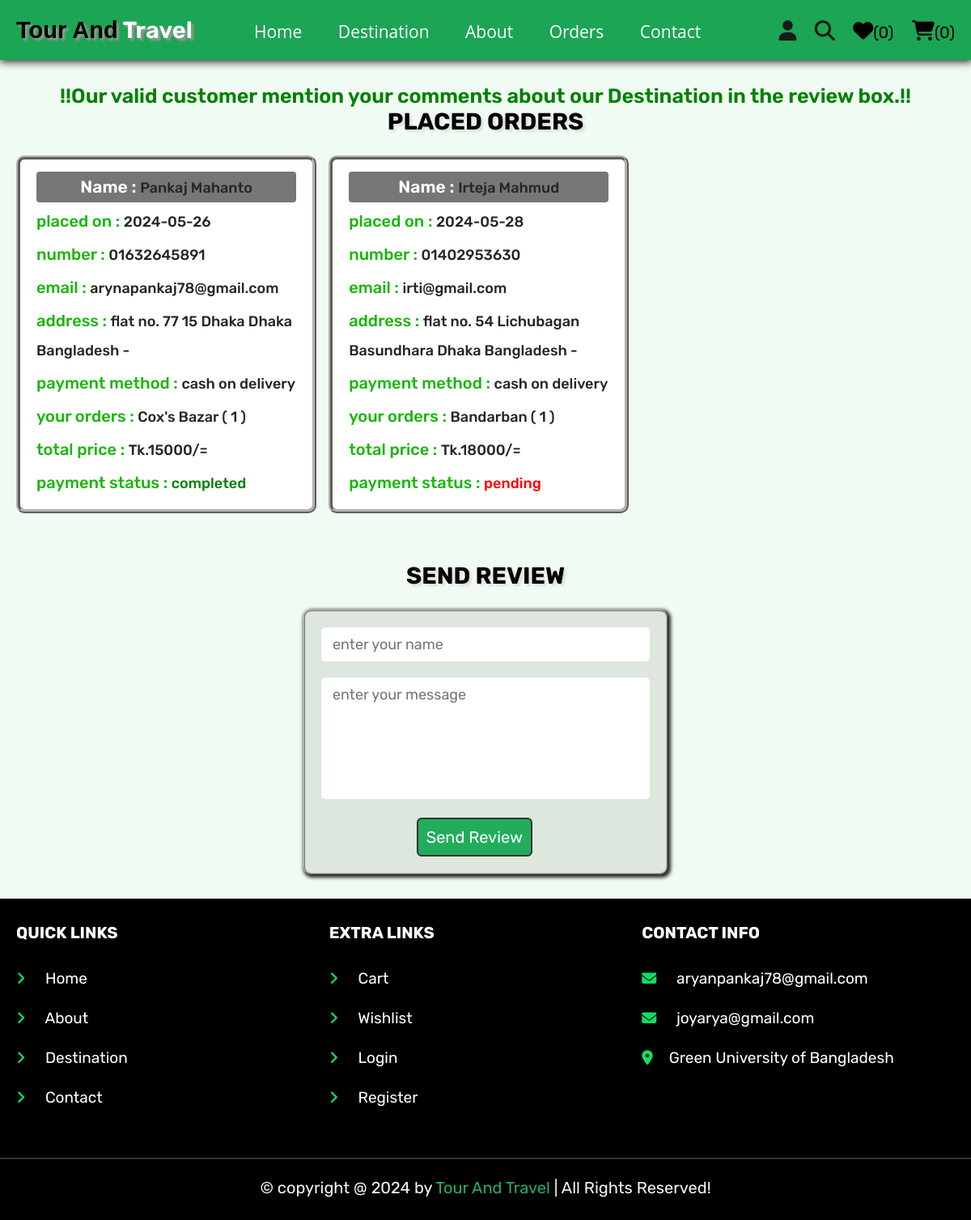
/orders.php (signed in), run on the app's committed database.
### tables this page shows
CREATE TABLE `orders` (
  `id` int(100) NOT NULL,
  `user_id` int(100) NOT NULL,
  `name` varchar(100) NOT NULL,
  `number` varchar(12) NOT NULL,
  `email` varchar(100) NOT NULL,
  `method` varchar(50) NOT NULL,
  `address` varchar(500) NOT NULL,
  `total_products` varchar(1000) NOT NULL,
  `total_price` int(100) NOT NULL,
  `placed_on` varchar(50) NOT NULL,
  `payment_status` varchar(20) NOT NULL DEFAULT 'pending'
);

### orders.php (the view, shortened to what this page needs)
<?php
@include 'config.php';
$user_id = $_SESSION['user_id'];
?>
<!DOCTYPE html>
<html lang="en">
<head>
   <link rel="stylesheet" href="https://cdnjs.cloudflare.com/ajax/libs/font-awesome/6.1.1/css/all.min.css">
   <link rel="stylesheet" href="css/homestyle.css">
</head>
<body>
   <?php include 'header.php'; ?>
   <section class="placed-orders">
      <marquee direction="scroll" style="color:green;text-align:center; font-size:25px; font-weight:600">!!Our valid customer mention your comments about our Destination in the review box.!!</marquee>
      <h1 class="title">placed orders</h1>
      <div class="box-container">
         <?php
         $select_orders = $conn->prepare("SELECT * FROM `orders` WHERE user_id = ?");
         $select_orders->execute([$user_id]);
         if ($select_orders->rowCount() > 0) {
            while ($fetch_orders = $select_orders->fetch(PDO::FETCH_ASSOC)) {
         ?>
               <div class="box">
                  <p class="name"> Name : <span><?= $fetch_orders['name']; ?></span> </p>
                  <p> placed on : <span><?= $fetch_orders['placed_on']; ?></span> </p>
                  <p> number : <span><?= $fetch_orders['number']; ?></span> </p>
                  <p> email : <span><?= $fetch_orders['email']; ?></span> </p>
                  <p> address : <span><?= $fetch_orders['address']; ?></span> </p>
                  <p> payment method : <span><?= $fetch_orders['method']; ?></span> </p>
                  <p> your orders : <span><?= $fetch_orders['total_products']; ?></span> </p>
                  <p> total price : <span>Tk.<?= $fetch_orders['total_price']; ?>/=</span> </p>
                  <p> payment status : <span style="color:<?php if ($fetch_orders['payment_status'] == 'pending') {
                                                               echo 'red';
                                                            } else {
                                                               echo 'green';
                                                            }; ?>"><?= $fetch_orders['payment_status']; ?></span> </p>
               </div>
         <?php
            }
         } else {
            echo '<p class="empty">no orders placed yet!</p>';
         }
         ?>
      </div>
   </section>
   <section class="reviewsform">
      <h1 class="title">send review</h1>
      <form action="" method="POST">
         <input type="text" name="name" class="box" required placeholder="enter your name">
         <textarea name="msg" class="box" required placeholder="enter your message" cols="30" rows="10"></textarea>
         <input type="submit" value="send review" class="btn" name="send">
      </form>
   </section>
   <?php include 'footer.php'; ?>
</body>
</html>

### css/homestyle.css (style rules this page uses)
.reviewsform form { margin: 0 auto; max-width: 45rem; padding: 2rem; text-align: center; border: 2px ridge rgb(194, 192, 192); background-color: rgb(221, 231, 221); box-shadow: 2px 2px 4px 2px rgb(39, 39, 39); border-radius: 0.9rem; padding-top: 1rem; }
.reviewsform form .box { width: 100%; padding: 1rem 1.4rem; margin: 1rem 0; background-color: rgb(255, 255, 255); font-size: 1.8rem; color: var(--black); border-radius: 0.5rem; }
.reviewsform form textarea { height: 15rem; resize: none; }
.reviewsform form .btn { margin-left: 29%; border-color: 2px solid black; border: var(--border); }
.placed-orders .box-container { display: flex; flex-wrap: wrap; gap: 1.5rem; align-items: flex-start; }
.placed-orders .box-container .box { padding: 1rem 2rem; width: 32%; background-color: var(--white); border: 5px ridge rgb(179, 177, 177); border-radius: 1rem; }
.placed-orders .box-container .box p { margin: 0.5rem 0; line-height: 1.8; font-size: 2rem; color: rgb(24, 182, 9); font-weight: 500; font-style: bold; }
.placed-orders .box-container .box p span { color: rgb(37, 37, 37); font-weight: 500; font-size: 1.8rem; }
.placed-orders .box-container .box .name { background-color: rgb(117, 119, 117); text-align: center; font-size: 21px; color: rgb(255, 255, 255); font-weight: 600; border-radius: 4px; }

### css/components.css (style rules this page uses)
:root { --green: rgb(38, 173, 95); --orange: #f39c12; --red: #e74c3c; --black: #333; --light-color: #666; --white: #fff; --light-bg: #f6f6f6; --border: 0.2rem solid var(--black); --box-shadow: 0 0.5rem 1rem rgba(0, 0, 0, 0.1); --text-decoration: none; }
* { font-family: "Rubik", sans-serif; margin: 0; padding: 0; box-sizing: border-box; outline: none; border: none; text-decoration: none; color: var(--black); }
body { background-color: rgb(240, 252, 243); }
html { font-size: 62.5%; overflow-x: hidden; scroll-behavior: smooth; scroll-padding-top: 6.5rem; }
section { padding: 3rem 2rem; max-width: 1200px; margin: 0 auto; }
.btn, .delete-btn, .option-btn { display: block; margin-top: 1rem; border-radius: 0.6rem; color: var(--white); font-size: 2rem; padding: 10px; text-transform: capitalize; cursor: pointer; text-align: center; }
.btn { background-color: #22ad5c; }
.title { text-align: center; margin-bottom: 2.5rem; text-transform: uppercase; color:rgb(0, 0, 0); font-size: 2.9rem; text-shadow: 3px 3px 3px #dde0dd; }

### data on the page
orders: name "Pankaj Mahanto", placed_on "2024-05-26", number "01632645891", email "arynapankaj78@gmail.com", address "flat no. 77 15 Dhaka Dhaka Bangladesh -", method "cash on delivery", total_products "Cox's Bazar ( 1 )", total_price "15000", payment_status "completed"
orders: name "Irteja Mahmud", placed_on "2024-05-28", number "01402953630", email "irti@gmail.com", address "flat no. 54 Lichubagan Basundhara Dhaka Bangladesh -", method "cash on delivery", total_products "Bandarban ( 1 )", total_price "18000", payment_status "pending"

### other printed values
$count_wishlist_items->rowCount() "0"
$count_cart_items->rowCount() "0"
